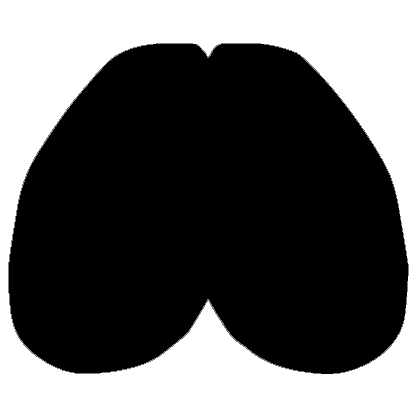
%> input picture data/Figure6b/Masking_standard.png, 417 x 417 px
$ octave SupFig10g_meanCoherence_duringStim_baseline.m   (GNU Octave 9; MATLAB toolbox functions it lacks are replaced by stand-ins)
%> lines starting %> are read from the running program, lines starting %| are printed output that depends on the picture; in (x1, y1, x2, y2) boxes, pixels count from 0 and x2, y2 are one past the last pixel; in counts of white or black regions, pixels touching at a corner belong together; the program's own positions count from 1
%% Plot Supplementary Figure 10c f from loaded data

%% Define Paths of Loading Files and Save Files
currentFolder = mfilename('fullpath'); % determine the filepath based on where the script locates
scriptFN = mfilename;
filePath = erase(erase(currentFolder, scriptFN), strcat('scripts', filesep));
searchPath = strcat(filePath, 'data', filesep, 'SupFigure10g');
searchTerm = 'SupFigure10g_meanCoherence_diffFreqs_baseline.mat';
savePath = strcat(filePath, filesep, 'plots', filesep, 'SupFigure10g', filesep);

%% Generate save directory if it does not already exist
if ~isfolder(savePath)
    mkdir(savePath)
end
%% Set up parameters for plotting
axis_font = 7;
legend_font = 7;
label_font = 7;
title_font = 7;
lineWidth = 0.5;
scale_font = 5;

%% Load mask
maskImg = imread(strcat(searchPath, filesep, 'Masking_standard.png'));
%> maskImg is the input picture: size 417x417x3 uint8; min 0, max 255, mean 98.8
mask = maskImg(:, :, 1);
mask = imresize(mask, [50, 50], 'nearest');
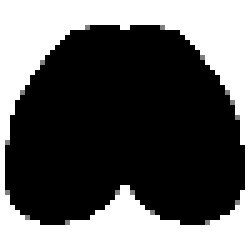
%> mask: size 50x50 uint8 (shown 5 times larger); min 0, max 255, mean 97.9
mask = mask == 255;
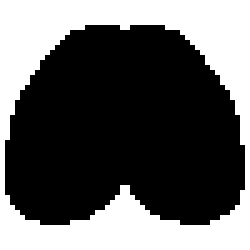
%> mask: size 50x50 logical (shown 5 times larger); 38% white; 1 white region, box (x1, y1, x2, y2) and area: (0, 0, 50, 50) 951

%% Find and load matching file
matchingFile = dir(fullfile(searchPath, '**', searchTerm));
fullFN = strcat(matchingFile.folder, filesep, matchingFile.name);
%> (the run ends here)
